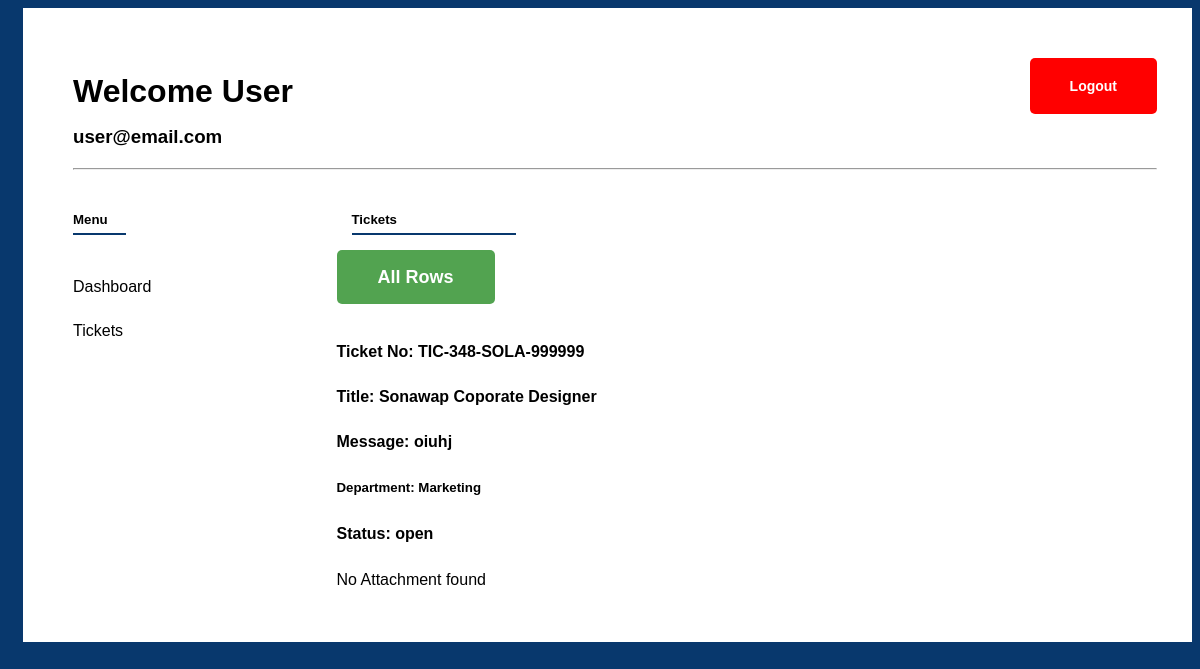
Screenshot of /support/user/ticket/view.php?id=2 (signed in) with the database file from the repository.
### tables this page shows
CREATE TABLE `users` (
  `id` int(11) NOT NULL,
  `name` varchar(50) NOT NULL,
  `password` varchar(1000) NOT NULL,
  `email` varchar(50) NOT NULL,
  `type` varchar(5) NOT NULL DEFAULT 'user',
  `dateposted` date NOT NULL DEFAULT current_timestamp()
);

CREATE TABLE `tickets` (
  `id` int(11) NOT NULL,
  `t_no` varchar(50) NOT NULL,
  `title` varchar(300) NOT NULL,
  `body` text NOT NULL,
  `attachment` varchar(300) NOT NULL,
  `posted_by` varchar(50) NOT NULL,
  `dateposted` date NOT NULL DEFAULT current_timestamp(),
  `status` int(11) NOT NULL DEFAULT 0,
  `department` int(11) NOT NULL
);

CREATE TABLE `department` (
  `id` int(11) NOT NULL,
  `name` varchar(300) NOT NULL,
  `posted_by` int(11) NOT NULL,
  `dateposted` date NOT NULL DEFAULT current_timestamp()
);

### core/user.php (called while the page is built, shortened)
<?php
 class User{
	public function __construct () {
		global $config;
		 $conn = new mysqli($config['DB_SERVER'], $config['DB_USER'], $config['DB_PASSWORD'], $config['DB_NAME']);
		 $this->db = $conn;
	}
  	public function getUserInfoById(){
  		$id = isset($_SESSION['support_user_id']) ? $_SESSION['support_user_id'] : "" ;
  		$query = "SELECT * FROM users where id = '$id'";
		$run = $this->db->query($query) or die($this->db->error.__LINE__);
		$rows = mysqli_fetch_array($run);
		return $rows;
  	}
  	public function getDepartmentInfoById($id){
  		$query = "SELECT * FROM department where id = '$id'";
		$run = $this->db->query($query) or die($this->db->error.__LINE__);
		$rows = mysqli_fetch_array($run);
		return $rows;
  	}
  	public function getTicketInfoById($id){
  		$query = "SELECT * FROM tickets where id = '$id'";
		$run = $this->db->query($query) or die($this->db->error.__LINE__);
		$rows = mysqli_fetch_array($run);
		return $rows;
  	}
}

### core/classes.php (called while the page is built, shortened)
<?php
require base_path('core/user.php');
$user = new User();
?>

### core/config.php (called while the page is built, shortened)
<?php
$config = array();
$config['BASE_DIR'] = dirname(dirname(__FILE__));
$config['SITE_NAME'] = 'Sonawap Support Ticket';
$config['BASE_URL'] = DEVELOPMENT ? 'http://localhost/SupportTicket/' : 'https://supportticket.com/';
$config['ROOT_DIR'] = DEVELOPMENT ? '/SupportTicket/' : '/https://supportticket.com/';
$config['DB_TYPE'] = 'mysqli';
$config['DB_SERVER'] = 'localhost';
$config['DB_NAME'] = DEVELOPMENT ? 'supportticket' : '';
$config['DB_USER'] = DEVELOPMENT ? 'root' : '';
$config['DB_PASSWORD'] = DEVELOPMENT ? '' :  '';
function base_url($suffix = '') {
    global $config;
    $suffix = ltrim($suffix, '/');
    return $config['BASE_URL'] . trim($suffix);
}
?>

### support/user/ticket/view.php (the view, shortened to what this page needs)
<?php
require_once '../../../core/config.php';
require_once base_path('core/classes.php');
$id = $_GET['id'];
?>
<!DOCTYPE html>
<html>
<head>
	<?php require base_path('support/includes/link.php'); ?>
</head>
<body>
	<div class="container">
		<div class="wrapper bg-white p-50">
			<?php require base_path('support/includes/header.php'); ?>
			<div class="div-row">
				<?php require base_path('support/includes/sidebar.php') ?>
				<div class="lg-col">
					<div class="con-wrapper">
						<h5 class="text-header menu-text">Tickets</h5>
						<a class="btn btn-success" href="<?php echo base_url('support/user/ticket/index.php') ?>">All Rows</a>
						<div class="mt-5">
							<h4>Ticket No: <?php echo $user->getTicketInfoById($id)['t_no']; ?></h4>
							<h4>Title: <?php echo $user->getTicketInfoById($id)['title']; ?></h4>
							<h4>Message: <?php echo $user->getTicketInfoById($id)['body']; ?></h4>
							<h5>Department: <?php echo $user->getDepartmentInfoById($user->getTicketInfoById($id)['department'])['name']; ?></h5>
							<h4>Status: <?php echo $user->getTicketInfoById($id)['status'] ? 'closed' : 'open';?></h4>
							<?php if ($user->getTicketInfoById($id)['attachment']) : ?>
								<a href="<?php echo base_url('ticket/'). $user->getTicketInfoById($id)['attachment'] ?>" target="_blank">View Attachment file</a>
							<?php else : ?>
								No Attachment found
							<?php endif ?>
						</div>
					</div>
				</div>
			</div>
		</div>
	</div>
</body>
</html>

### support/includes/header.php (shortened to what this page needs)
<div class="header">
	<h1 class="user-header">Welcome <?php echo $user->getUserInfoById()['name'] ?></h1>
	<h3 class="user-text"><?php echo $user->getUserInfoById()['email'] ?></h3>
	<a href="<?php echo base_url('logout.php') ?>" class="btn btn-danger float-right">Logout</a>
	<hr>
</div>

### asset/css/style.css (style rules this page uses)
:root { --sh-green: #52a350; --sh-blue: #08386d; --sh-grey: #e6e8e6; --sh-light-green: #b6d86f; --sh-dark: #343434; --sh-footer-color: #f5fafe; }
html { max-width: 100%; overflow-x: hidden; }
body { max-width: 100%; font-family: "Montserrat", sans-serif !important; line-height: 1.5rem; overflow-x: hidden !important; scroll-behavior: smooth !important; background: var(--sh-blue); }
.container { width: 100%; margin-right: auto; margin-left: auto; padding-right: 15px; padding-left: 15px; }
@media (min-width: 576px) { .container { max-width: 540px; } }
@media (min-width: 768px) { .container { max-width: 720px; } }
@media (min-width: 992px) { .container { max-width: 960px; } }
@media (min-width: 1200px) { .container { max-width: 1200px; } }
.bg-white { background: #fff; }
a { color: inherit; text-decoration: none; }
.p-50 { padding: 50px; }
.mt-5 { margin-top: 50px !important; }
.btn { padding: 1rem 2.5rem !important; font-size: 18px; border-radius: 5px; border: 1px solid transparent; cursor: pointer; font-weight: bold; margin: 10px 0px; }
.float-right { margin-top: -110px; float: right !important; }
.header { overflow: hidden; }
.btn-danger { background: red; color: #fff; outline: none; box-shadow: none; border: 5px; font-size: 14px; }
.btn-success { color: #fff; background-color: var(--sh-green) !important; }
.div-row { display: -ms-flexbox; display: flex; -ms-flex-wrap: wrap; flex-wrap: wrap; margin-right: -15px; margin-left: -15px; padding: 0px; }
.lg-col { -ms-flex: 0 0 75%; flex: 0 0 75%; max-width: 75%; }
.menu-text { margin: 0px; padding: 0px; margin-left: 15px; padding-bottom: 3px; }
.text-header { position: relative; margin-bottom: 30px; margin-top: 30px; }
.text-header::before { bottom: 0; content: ""; height: 2px; position: absolute; width: 20%; background: var(--sh-blue); }

### rows the page displays
users: name "User", email "user@email.com"
tickets: t_no "TIC-348-SOLA-999999", title "Sonawap Coporate Designer", body "oiuhj", department.name "Marketing"
